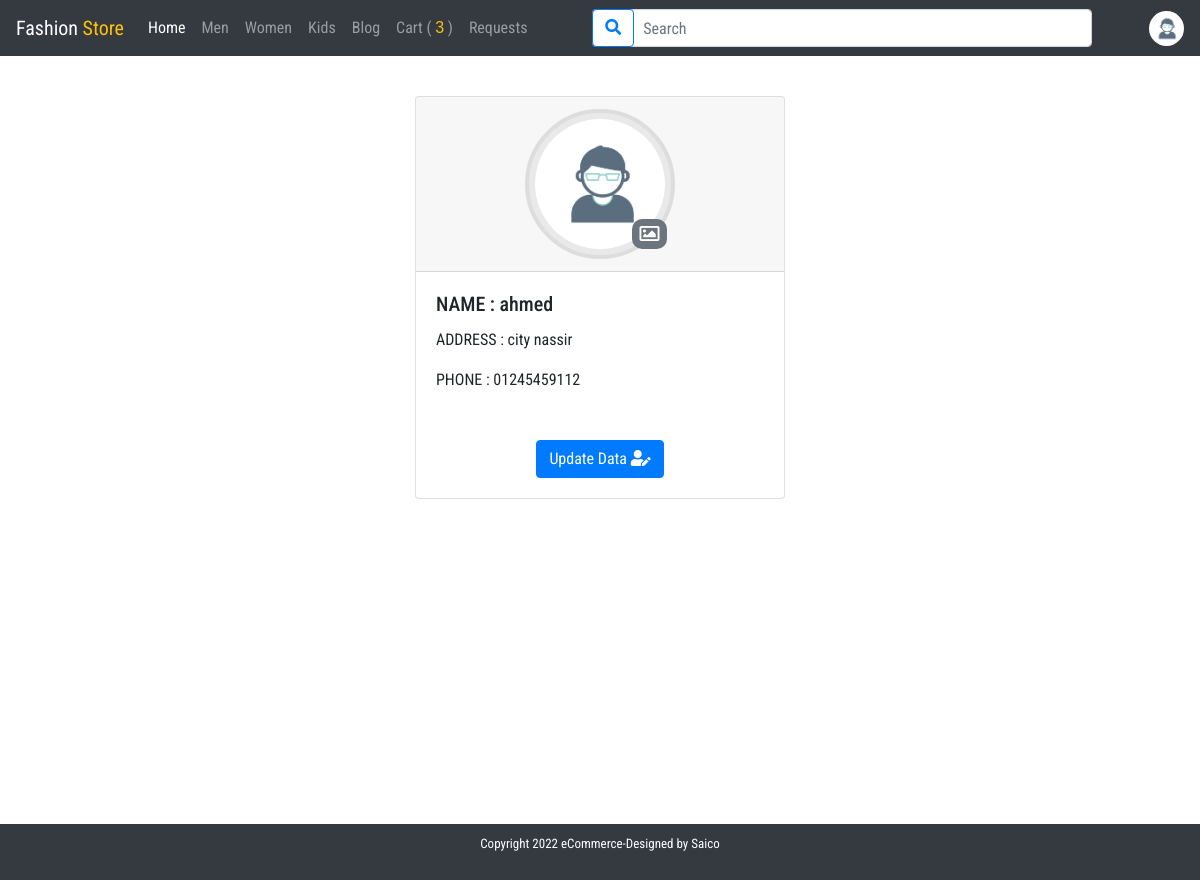
Page /user/user_profile.php (signed in) on the committed database.
### tables this page shows
CREATE TABLE `category` (
  `id` int(11) NOT NULL,
  `name` varchar(25) NOT NULL
);

CREATE TABLE `customers` (
  `id` int(11) NOT NULL,
  `name` varchar(20) NOT NULL,
  `email` varchar(50) NOT NULL,
  `password` varchar(12) NOT NULL,
  `phone` varchar(11) NOT NULL,
  `address` varchar(20) NOT NULL,
  `image_user` text DEFAULT 'user.jpg'
);

### user/user_profile.php (the view, shortened to what this page needs)
<?php
include "../genral/config.php";
    $idp = $_SESSION['id'];
    $select = "SELECT * FROM customers where id = $idp";
    $sr = mysqli_query($connectSQL , $select);
    $row = mysqli_fetch_assoc($sr);
    $phoneR = $row['phone'];
    include "../shared/header.php";
    include "../shared/nav.php";
?>
 <br>
<div class="container col-md-4 cart pt-4 ">
  <br>
    <div class="user_profile pt-4">
    <div class="card ">
  <div class="card-header text-center ">
    <div class='profile-image'>
    <img src="./upload_user_image/<?php echo $image ?>" alt="image" class="image_profile_user">
    <form method="POST" enctype="multipart/form-data">
      <label for="image" class="icone-image"><i class="far fa-image"></i></label>
    </form>
    </div>
  </div>
  <div class="card-body">
    <h5 class="card-title">NAME : <?php echo $nameR  ?></h5>
    <p class="card-text">ADDRESS : <?php echo $addressR  ?></p>
    <p class="card-text">PHONE : <?php echo $phoneR  ?></p>
    <div class="text-center mt-5">
      <a href="/ecommerce/user/user_profile.php?edit=<?php echo $idp; ?>" class="btn btn-primary">Update Data <i class="fas fa-user-edit"></i></a>
    </div>
  </div>
</div>
    </div>
</div>
<?php include "../shared/footer.php" ?>

### shared/nav.php (shortened to what this page needs)
<?php
$host = "localhost";
$user = "root";
$password= "";
$dbName = "ecommerce";
$connectSQL = mysqli_connect($host , $user , $password , $dbName);
$slecet_category = "SELECT * FROM `category`";
$s_category = mysqli_query($connectSQL ,$slecet_category );
if(isset($_SESSION['id'])){
$ccId = $_SESSION['id'];
$slecetOrder = "SELECT * FROM `orders` JOIN `product` , `customers` WHERE customers.id = $ccId AND orders.productId = product.id AND customerId = customers.id";
$sc = mysqli_query($connectSQL ,$slecetOrder);
$numRowOrder = mysqli_num_rows($sc);
}
if(isset($_SESSION['id'])){
$cId = $_SESSION['id'];
$slecetCstum = "SELECT * FROM `customers` WHERE customers.id = $cId ";
$sCstum= mysqli_query($connectSQL ,$slecetCstum);
$rowCstum = mysqli_fetch_assoc($sCstum);
    $nameR = $rowCstum['name'];
    $addressR = $rowCstum['address'];
    $image = $rowCstum['image_user'];
}
?>
<nav class="navbar navbar-expand-lg navbar-dark bg-dark fixed-top">
  <a class="navbar-brand" href="/eCommerce/index.php">Fashion <span class="text-warning">Store</span></a>
  <div class="collapse navbar-collapse" id="navbarSupportedContent">
    <ul class="navbar-nav mr-auto">
      <li class="nav-item active">
        <a class="nav-link" href="/eCommerce/index.php">Home <span class="sr-only">(current)</span></a>
      </li>
      <?php foreach($s_category as $item){ ?>
      <li class="nav-item">
        <a class="nav-link" href="/eCommerce/collection/collection.php?category=<?php echo $item['id'];?>"><?php echo $item['name']; ?></a>
      </li>
      <?php } ?>
      <li class="nav-item">
        <a class="nav-link" href="/eCommerce/blog/blog.php">blog</a>
      </li>
      <?php if(isset($_SESSION['customer'] )) :?>
      <li class="nav-item">
        <a class="nav-link" href="/eCommerce/order/cart.php">Cart
        ( <span class='count_cart'> <?php echo $numRowOrder ;?></span> )</a>
      </li>
      <li class="nav-item">
        <a class="nav-link" href="/eCommerce/customer_requests/customer_requests.php">requests</a>
      </li>
      <?php endif; ?>
    </ul>
    <div class="box_srarch">
    <form class="form-inline my-2 my-lg-0"  autocomplete="off" method="GET">
      <input id="search_text" name="search_term" class="form-control w-100" type="text" placeholder="Search" aria-label="Search">
      <button name="search" class="btn btn-outline-primary my-2 my-sm-0" type="submit"><i class="fas fa-search"></i></button>
    </form>
      </div>
    <?php if(isset($_SESSION['customer'] )) :?>
      <div class="form-inline my-2 my-lg-0 ml-auto dropdown ">
        <a href="#" role="button" id="dropdownMenuLink" data-toggle="dropdown" aria-expanded="false"><img class='img-logo' src="/eCommerce/user/upload_user_image/<?php echo $image ?>" alt=""></a>
      </div>
    <?php endif; ?>
  </div>
</nav>

### css/main.css (style rules this page uses)
body { font-family: 'Oswald', sans-serif; font-family: 'Playfair Display', serif; font-family: 'Roboto Condensed', sans-serif; }
h1,h2,h3,h4,button { font-family: 'Oswald', sans-serif; font-family: 'Playfair Display', serif; }
label { font-weight: 600; }
.navbar,.landing { text-transform: capitalize; }
.count_cart { color: #ffc107; font-family: 'Trebuchet MS', 'Lucida Sans Unicode', 'Lucida Grande', 'Lucida Sans', Arial, sans-serif; }
.img-logo { height: 35px; border-radius: 50%; }
.card-title { white-space: nowrap; overflow: hidden; text-overflow: ellipsis; max-width: 100ch; }
.box_srarch .form-inline { position: relative; }
.box_srarch .form-inline input { padding-left: 50px; }
.box_srarch .form-inline button { position: absolute; left: 0; }
.user_profile .image_profile_user { width: 150px; height: 150px; object-fit: cover; border-radius: 50%; padding: 6px; background-color: #e9e9e9; border: 4px solid #dddddd; }
.user_profile .card-header .profile-image { position: relative; width: fit-content; margin: auto; }
.user_profile .card-header .profile-image .icone-image { position: absolute; width: 35px; background-color: #6c757d; bottom: 20px; right: 18px; color: #fff; font-size: 20px; overflow: hidden; border-radius: 10px; transform: translate(10px, 10px); margin: 0; cursor: pointer; }
.cart { min-height: 100vh; }

### rows in the picture
category: name "Men"
category: name "Women"
category: name "Kids"
customers: image_user (placeholder picture), name "ahmed", address "city nassir", phone "01245459112"

### other values in the picture
$numRowOrder "3"
